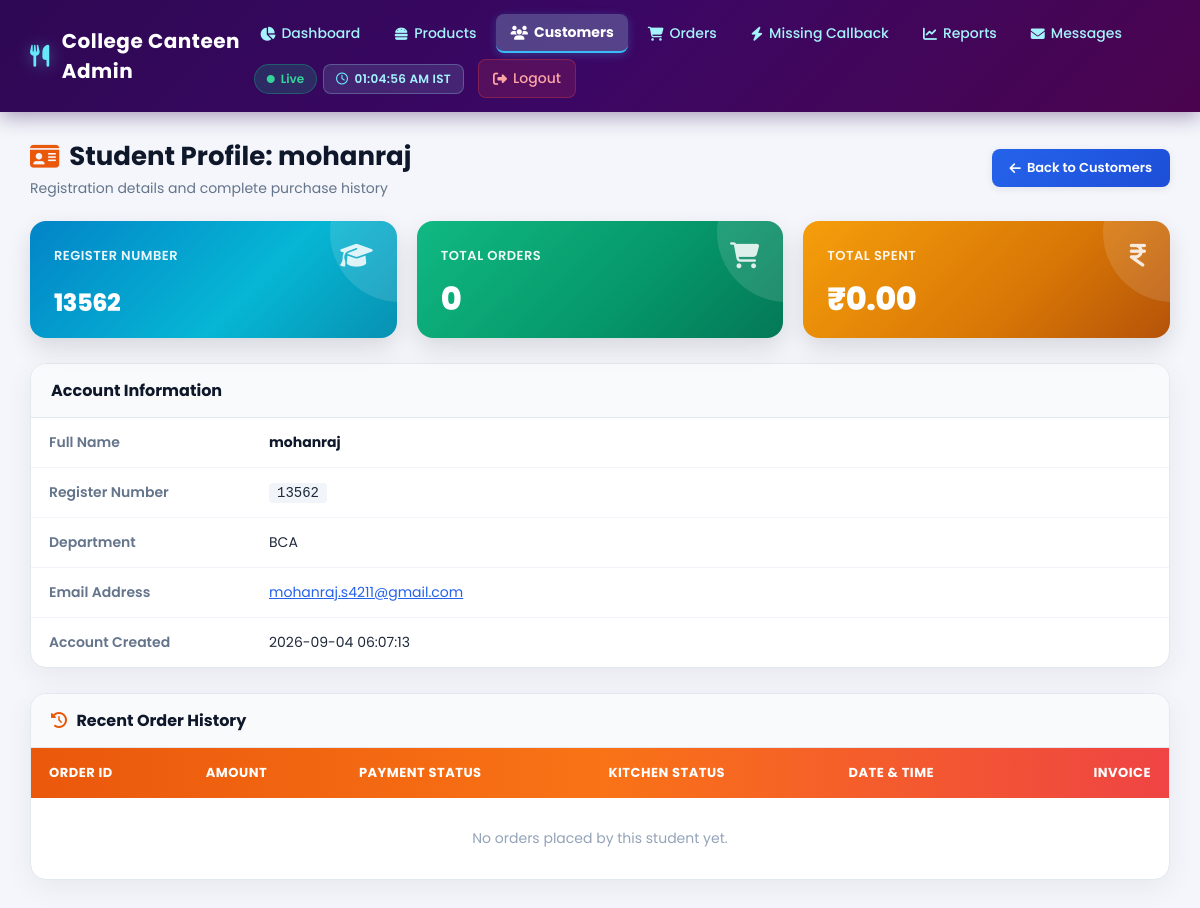
Page /admin/customer_details.php?id=1 (signed in) on the committed database.
### tables this page shows
CREATE TABLE `users` (
  `id` int(11) NOT NULL AUTO_INCREMENT,
  `name` varchar(150) NOT NULL,
  `regno` varchar(100) NOT NULL,
  `department` varchar(100) NOT NULL,
  `email` varchar(150) NOT NULL,
  `password` varchar(255) NOT NULL,
  `created_at` timestamp NOT NULL DEFAULT current_timestamp(),
  PRIMARY KEY (`id`),
  UNIQUE KEY `regno` (`regno`),
  UNIQUE KEY `email` (`email`)
);

### admin/customer_details.php (the view, shortened to what this page needs)
<?php
include("../php/db.php");
$id = intval($_GET['id']);
$sql = "SELECT * FROM users WHERE id='$id'";
$result = mysqli_query($conn, $sql);
$row = mysqli_fetch_assoc($result);
$orderQuery = mysqli_query($conn, "SELECT COUNT(*) AS total_orders FROM orders WHERE user_id='$id'");
$orderData = mysqli_fetch_assoc($orderQuery);
$totalQuery = mysqli_query($conn, "SELECT IFNULL(SUM(total_amount), 0) AS total_amount FROM orders WHERE user_id='$id' AND status='Completed'");
$totalData = mysqli_fetch_assoc($totalQuery);
?>
<!DOCTYPE html>
<html lang="en">
<head>
    <link rel="stylesheet" href="https://cdnjs.cloudflare.com/ajax/libs/font-awesome/6.7.1/css/all.min.css">
    <link rel="stylesheet" href="css/admin_material.css">
</head>
<body>
<?php include("header_nav.php"); ?>
<main class="admin-container">
    <div class="admin-header-row">
        <div>
            <h1 class="admin-page-title">
                <i class="fa-solid fa-id-card"></i> Student Profile: <?php echo htmlspecialchars($row['name']); ?>
            </h1>
            <p class="admin-subtitle">Registration details and complete purchase history</p>
        </div>
        <a href="customers.php" class="btn-material btn-primary">
            <i class="fa-solid fa-arrow-left"></i> Back to Customers
        </a>
    </div>
    <div class="cards-grid" style="grid-template-columns: repeat(auto-fit, minmax(220px, 1fr)); margin-bottom:25px;">
        <div class="info-card card-customers">
            <div class="card-header">
                <span class="card-title">Register Number</span>
                <i class="fa-solid fa-graduation-cap card-icon"></i>
            </div>
            <div class="card-value" style="font-size:24px;"><?php echo htmlspecialchars($row['regno'] ?: 'N/A'); ?></div>
        </div>
        <div class="info-card card-orders">
            <div class="card-header">
                <span class="card-title">Total Orders</span>
                <i class="fa-solid fa-cart-shopping card-icon"></i>
            </div>
            <div class="card-value"><?php echo $orderData['total_orders']; ?></div>
        </div>
        <div class="info-card card-sales">
            <div class="card-header">
                <span class="card-title">Total Spent</span>
                <i class="fa-solid fa-indian-rupee-sign card-icon"></i>
            </div>
            <div class="card-value">₹<?php echo number_format((float)$totalData['total_amount'], 2); ?></div>
        </div>
    </div>
    <div class="table-card" style="margin-bottom:25px;">
        <div style="padding:14px 20px; background:#f8fafc; border-bottom:1px solid #e2e8f0;">
            <h3 style="margin:0; font-size:16px; font-weight:700; color:#0f172a;">Account Information</h3>
        </div>
        <div class="table-responsive">
            <table class="material-table">
                <tbody>
                    <tr>
                        <td style="width:220px; font-weight:600; color:#64748b;">Full Name</td>
                        <td style="font-weight:700; color:#0f172a;"><?php echo htmlspecialchars($row['name']); ?></td>
                    </tr>
                    <tr>
                        <td style="font-weight:600; color:#64748b;">Register Number</td>
                        <td><span style="font-family:monospace; background:#f1f5f9; padding:2px 8px; border-radius:4px;"><?php echo htmlspecialchars($row['regno'] ?: 'N/A'); ?></span></td>
                    </tr>
                    <tr>
                        <td style="font-weight:600; color:#64748b;">Department</td>
                        <td><?php echo htmlspecialchars($row['department'] ?: 'General'); ?></td>
                    </tr>
                    <tr>
                        <td style="font-weight:600; color:#64748b;">Email Address</td>
                        <td><a href="mailto:<?php echo htmlspecialchars($row['email']); ?>" style="color:#2563eb;"><?php echo htmlspecialchars($row['email']); ?></a></td>
                    </tr>
                    <tr>
                        <td style="font-weight:600; color:#64748b;">Account Created</td>
                        <td><?php echo htmlspecialchars($row['created_at'] ?? 'N/A'); ?></td>
                    </tr>
                </tbody>
            </table>
        </div>
    </div>
    <?php
    $custOrders = mysqli_query($conn, "SELECT * FROM orders WHERE user_id='$id' ORDER BY id DESC LIMIT 15");
    ?>
    <div class="table-card">
        <div style="padding:14px 20px; background:#f8fafc; border-bottom:1px solid #e2e8f0; display:flex; justify-content:space-between; align-items:center;">
            <h3 style="margin:0; font-size:16px; font-weight:700; color:#0f172a;">
                <i class="fa-solid fa-clock-rotate-left" style="color:#ea580c; margin-right:6px;"></i> Recent Order History
            </h3>
        </div>
        <div class="table-responsive">
            <table class="material-table">
                <thead>
                    <tr>
                        <th>Order ID</th>
                        <th>Amount</th>
                        <th>Payment Status</th>
                        <th>Kitchen Status</th>
                        <th>Date & Time</th>
                        <th style="text-align:right;">Invoice</th>
                    </tr>
                </thead>
                <tbody>
                    <?php if ($custOrders && mysqli_num_rows($custOrders) > 0): ?>
                        <?php while ($co = mysqli_fetch_assoc($custOrders)):
                            $st = trim($co['status']);
                            $isPaid = (strtolower($st) === 'completed' || strtolower($st) === 'paid');
                            $fst = trim($co['food_status'] ?? 'Preparing');
                        ?>
                        <tr>
                            <td><strong>#<?php echo (int)$co['id']; ?></strong></td>
                            <td><strong style="color:#0f172a;">₹<?php echo number_format((float)$co['total_amount'], 2); ?></strong></td>
                            <td>
                                <span class="badge-status <?php echo $isPaid ? 'badge-completed' : 'badge-pending'; ?>">
                                    <?php if ($isPaid): ?>
                                        <i class="fa-solid fa-circle-check"></i> Completed
                                    <?php else: ?>
                                        <i class="fa-solid fa-clock"></i> <?php echo htmlspecialchars($st); ?>
                                    <?php endif; ?>
                                </span>
                            </td>
                            <td>
                                <span class="badge-status <?php echo strtolower($fst) === 'delivered' ? 'badge-completed' : 'badge-pending'; ?>">
                                    <?php echo htmlspecialchars($fst); ?>
                                </span>
                            </td>
                            <td style="color:#64748b; font-size:13px;"><?php echo htmlspecialchars($co['order_date'] ?? '-'); ?></td>
                            <td style="text-align:right;">
                                <a href="../invoice.php?order_id=<?php echo (int)$co['id']; ?>" target="_blank" class="btn-material btn-primary" style="padding:5px 12px; font-size:12px;">
                                    <i class="fa-solid fa-file-invoice"></i> View Invoice
                                </a>
                            </td>
                        </tr>
                        <?php endwhile; ?>
                    <?php else: ?>
                        <tr>
                            <td colspan="6" style="text-align:center; padding:30px; color:#94a3b8;">
                                No orders placed by this student yet.
                            </td>
                        </tr>
                    <?php endif; ?>
                </tbody>
            </table>
        </div>
    </div>
</main>
</body>
</html>

### admin/css/admin_material.css (style rules this page uses)
:root { --top-nav-bg: linear-gradient(135deg, #2e0854 0%, #3b0764 50%, #4a044e 100%); --top-nav-color: #a5f3fc; --top-nav-hover: #ffffff; --top-nav-active-bg: rgba(165, 243, 252, 0.18); --dark-bar-bg: #0f172a; --dark-bar-text: #94a3b8; --dark-bar-hover: #38bdf8; --card-products: linear-gradient(135deg, #ff5722 0%, #f4511e 60%, #e64a19 100%); --card-customers: linear-gradient(135deg, #0284c7 0%, #06b6d4 60%, #0891b2 100%); --card-orders: linear-gradient(135deg, #10b981 0%, #059669 60%, #047857 100%); --card-sales: linear-gradient(135deg, #f59e0b 0%, #d97706 60%, #b45309 100%); --card-today-orders: linear-gradient(135deg, #8b5cf6 0%, #7c3aed 60%, #6d28d9 100%); --card-today-sales: linear-gradient(135deg, #a855f7 0%, #9333ea 60%, #7e22ce 100%); --table-header-bg: linear-gradient(90deg, #ea580c 0%, #f97316 50%, #ef4444 100%); --badge-completed-bg: #dcfce7; --badge-completed-text: #15803d; --badge-completed-border: #86efac; --badge-pending-bg: #fef9c3; --badge-pending-text: #854d0e; --badge-pending-border: #fde047; --badge-cancelled-bg: #fee2e2; --badge-cancelled-text: #b91c1c; --badge-cancelled-border: #fca5a5; --body-bg: #f4f6fb; --surface-bg: #ffffff; --text-main: #1e293b; --text-muted: #64748b; }
* { margin: 0; padding: 0; box-sizing: border-box; font-family: 'Poppins', -apple-system, BlinkMacSystemFont, "Segoe UI", Roboto, sans-serif; }
body { background-color: var(--body-bg); color: var(--text-main); min-height: 100vh; display: flex; flex-direction: column; }
.admin-container { width: 95%; max-width: 1440px; margin: 25px auto 40px; flex: 1; }
.admin-header-row { display: flex; justify-content: space-between; align-items: center; flex-wrap: wrap; gap: 15px; margin-bottom: 22px; }
.admin-page-title { font-size: 26px; font-weight: 700; color: #0f172a; display: flex; align-items: center; gap: 10px; }
.admin-page-title i { color: #ea580c; }
.admin-subtitle { color: var(--text-muted); font-size: 14px; margin-top: 2px; }
.cards-grid { display: grid; grid-template-columns: repeat(auto-fit, minmax(220px, 1fr)); gap: 20px; margin-bottom: 30px; }
.info-card { border-radius: 16px; padding: 22px 24px; color: #ffffff; box-shadow: 0 10px 25px rgba(0, 0, 0, 0.12); position: relative; overflow: hidden; transition: all 0.28s cubic-bezier(0.4, 0, 0.2, 1); display: flex; flex-direction: column; justify-content: space-between; }
.info-card::after { content: ''; position: absolute; top: -50%; right: -20%; width: 140px; height: 140px; background: rgba(255, 255, 255, 0.12); border-radius: 50%; pointer-events: none; }
.card-header { display: flex; justify-content: space-between; align-items: center; margin-bottom: 12px; }
.card-title { font-size: 13px; font-weight: 600; text-transform: uppercase; letter-spacing: 0.5px; opacity: 0.92; }
.card-icon { font-size: 26px; opacity: 0.85; }
.card-value { font-size: 32px; font-weight: 800; letter-spacing: -0.5px; line-height: 1.1; }
.card-customers { background: var(--card-customers); }
.card-orders { background: var(--card-orders); }
.card-sales { background: var(--card-sales); }
.table-card { background: var(--surface-bg); border-radius: 16px; box-shadow: 0 8px 30px rgba(0, 0, 0, 0.06); border: 1px solid #e2e8f0; overflow: hidden; margin-bottom: 30px; }
.table-responsive { width: 100%; overflow-x: auto; }
.material-table { width: 100%; border-collapse: collapse; text-align: left; }
.material-table thead tr, .material-table tr:first-child:not(tbody tr) { background: var(--table-header-bg); color: #ffffff; }
.material-table th { background: transparent; color: #ffffff !important; padding: 15px 18px; font-size: 13px; font-weight: 700; text-transform: uppercase; letter-spacing: 0.5px; border: none; white-space: nowrap; }
.material-table td { padding: 14px 18px; font-size: 14px; color: var(--text-main); border-bottom: 1px solid #f1f5f9; vertical-align: middle; }
.material-table tbody tr { transition: background 0.18s ease; }
.material-table tbody tr:last-child td { border-bottom: none; }
.btn-material { display: inline-flex; align-items: center; gap: 6px; padding: 9px 18px; border-radius: 8px; font-size: 13px; font-weight: 600; text-decoration: none; border: none; cursor: pointer; transition: all 0.22s ease; box-shadow: 0 2px 8px rgba(0, 0, 0, 0.08); }
.btn-primary { background: linear-gradient(135deg, #2563eb, #1d4ed8); color: #ffffff; }

### rows in the picture
users: name "mohanraj", regno "13562", department "BCA", email "mohanraj.s4211@gmail.com", created_at "2026-09-04 06:07:13"

### other values in the picture
$orderData['total_orders'] "0"
$totalData['total_amount'] "0.00"
